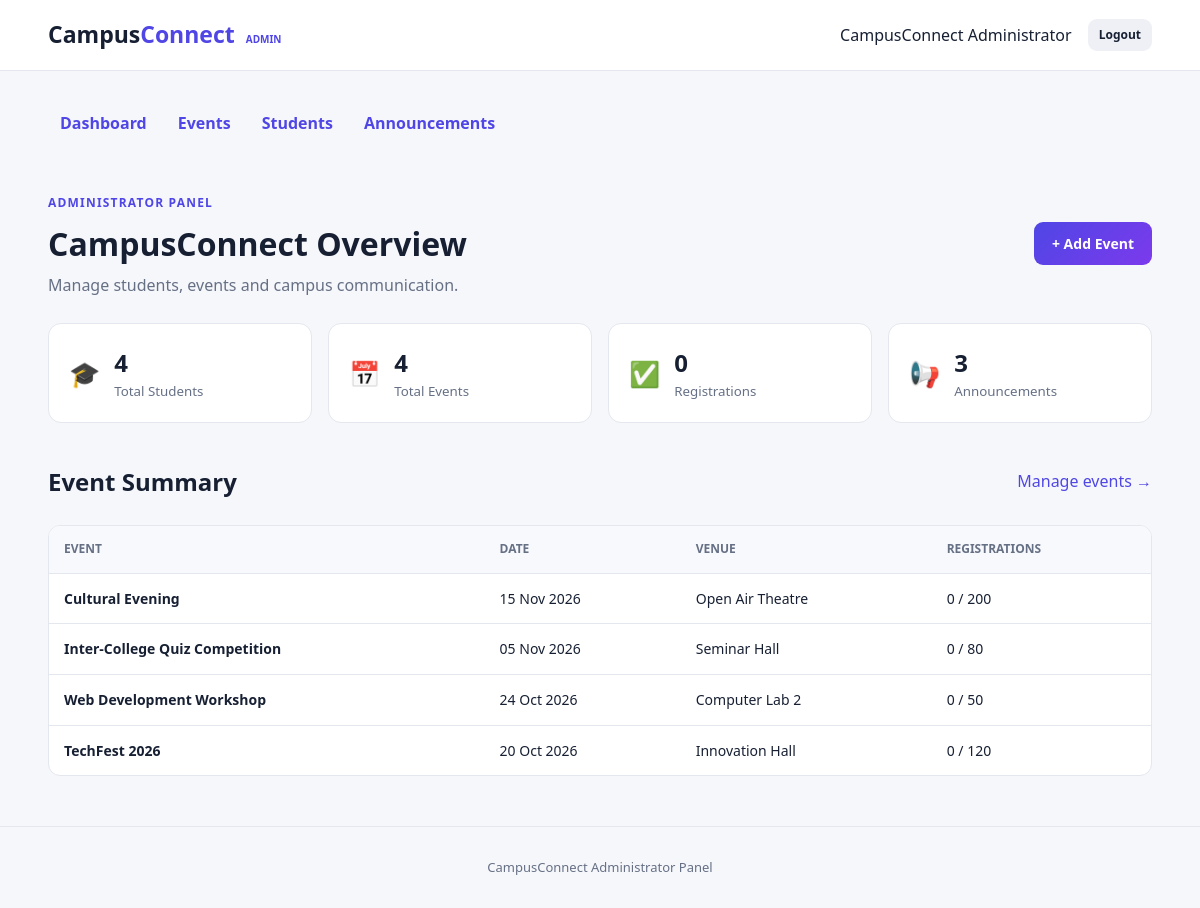
Page /admin/dashboard.php (signed in) on the committed database.
### tables this page shows
CREATE TABLE events (
    id INT UNSIGNED AUTO_INCREMENT PRIMARY KEY,
    title VARCHAR(150) NOT NULL,
    description TEXT NOT NULL,
    event_date DATE NOT NULL,
    event_time TIME NOT NULL,
    venue VARCHAR(150) NOT NULL,
    organizer VARCHAR(150) NOT NULL,
    max_seats INT UNSIGNED NOT NULL DEFAULT 100,
    created_at TIMESTAMP DEFAULT CURRENT_TIMESTAMP
);

### config.php (called while the page is built, shortened)
<?php
function db()
{
    static $pdo = null;
    if ($pdo === null) {
        $dsn = 'mysql:host=localhost;dbname=campusconnect;charset=utf8mb4';
        $pdo = new PDO($dsn, 'root', '', [
            PDO::ATTR_ERRMODE => PDO::ERRMODE_EXCEPTION,
            PDO::ATTR_DEFAULT_FETCH_MODE => PDO::FETCH_ASSOC,
            PDO::ATTR_EMULATE_PREPARES => false,
        ]);
    }
    return $pdo;
}
function e(mixed $value): string
{
    return htmlspecialchars((string) $value, ENT_QUOTES, 'UTF-8');
}
?>

### admin/dashboard.php (the view, shortened to what this page needs)
<?php
require 'header.php';
$students = (int) db()->query('SELECT COUNT(*) FROM students')->fetchColumn();
$events = (int) db()->query('SELECT COUNT(*) FROM events')->fetchColumn();
$registrations = (int) db()->query("SELECT COUNT(*) FROM event_registrations WHERE status = 'Registered'")->fetchColumn();
$announcements = (int) db()->query('SELECT COUNT(*) FROM announcements')->fetchColumn();
$latest = db()->query(
    "SELECT e.*, COUNT(CASE WHEN r.status = 'Registered' THEN 1 END) AS registration_count
     FROM events e
     LEFT JOIN event_registrations r ON r.event_id = e.id
     GROUP BY e.id
     ORDER BY e.event_date DESC
     LIMIT 5"
)->fetchAll();
?>
<div class="welcome"><div><span class="eyebrow">Administrator Panel</span><h1>CampusConnect Overview</h1><p>Manage students, events and campus communication.</p></div><a class="btn btn-primary" href="events.php?action=add">+ Add Event</a></div>
<div class="stats">
    <div class="stat"><span>🎓</span><div><strong><?= $students ?></strong><small>Total Students</small></div></div>
    <div class="stat"><span>📅</span><div><strong><?= $events ?></strong><small>Total Events</small></div></div>
    <div class="stat"><span>✅</span><div><strong><?= $registrations ?></strong><small>Registrations</small></div></div>
    <div class="stat"><span>📢</span><div><strong><?= $announcements ?></strong><small>Announcements</small></div></div>
</div>
<div class="section-head"><h2>Event Summary</h2><a href="events.php">Manage events →</a></div>
<div class="table-wrap"><table><thead><tr><th>Event</th><th>Date</th><th>Venue</th><th>Registrations</th></tr></thead><tbody>
<?php foreach ($latest as $event): ?><tr><td><strong><?= e($event['title']) ?></strong></td><td><?= date('d M Y', strtotime($event['event_date'])) ?></td><td><?= e($event['venue']) ?></td><td><?= $event['registration_count'] ?> / <?= $event['max_seats'] ?></td></tr><?php endforeach; ?>
</tbody></table></div>
<?php require 'footer.php'; ?>

### assets/style.css (style rules this page uses)
:root { --primary: #4f46e5; --secondary: #7c3aed; --dark: #172033; --muted: #667085; --background: #f6f7fb; --white: #ffffff; --border: #e4e7ee; --success: #087f5b; --danger: #c92a2a; }
* { box-sizing: border-box; }
body { margin: 0; font-family: "Segoe UI", Arial, sans-serif; color: var(--dark); background: var(--background); line-height: 1.55; }
a { color: var(--primary); text-decoration: none; }
.btn { border: 0; border-radius: 9px; padding: 11px 18px; display: inline-block; font-weight: 700; cursor: pointer; font-size: 14px; }
.btn-primary { color: #fff; background: linear-gradient(135deg, var(--primary), var(--secondary)); }
.eyebrow { color: var(--primary); font-size: 12px; font-weight: 800; letter-spacing: 1.2px; text-transform: uppercase; }
.welcome, .page-title, .section-head { display: flex; justify-content: space-between; align-items: center; gap: 20px; margin: 25px 0; }
.welcome h1, .page-title h1 { margin: 5px 0; font-size: 32px; }
.welcome p, .page-title p { margin: 0; color: var(--muted); }
.section-head h2 { margin: 0; }
.stats { display: grid; grid-template-columns: repeat(4, 1fr); gap: 16px; margin: 25px 0 40px; }
.stat { display: flex; align-items: center; gap: 14px; padding: 20px; background: #fff; border: 1px solid var(--border); border-radius: 13px; }
.stat > span { font-size: 25px; }
.stat strong, .stat small { display: block; }
.stat strong { font-size: 24px; }
.stat small { color: var(--muted); }
.table-wrap { overflow-x: auto; background: #fff; border: 1px solid var(--border); border-radius: 12px; }
table { width: 100%; border-collapse: collapse; font-size: 14px; }
th, td { padding: 14px 15px; text-align: left; border-bottom: 1px solid var(--border); }
th { color: #667085; background: #f8f9fc; font-size: 12px; text-transform: uppercase; }
tr:last-child td { border-bottom: 0; }

### rows in the picture
events: title "Cultural Evening", event_date "15 Nov 2026", venue "Open Air Theatre", registration_count "0", max_seats "200"
events: title "Inter-College Quiz Competition", event_date "05 Nov 2026", venue "Seminar Hall", registration_count "0", max_seats "80"
events: title "Web Development Workshop", event_date "24 Oct 2026", venue "Computer Lab 2", registration_count "0", max_seats "50"
events: title "TechFest 2026", event_date "20 Oct 2026", venue "Innovation Hall", registration_count "0", max_seats "120"

### other values in the picture
$_SESSION['admin_name'] "CampusConnect Administrator"
$students "4"
$events "4"
$registrations "0"
$announcements "3"
